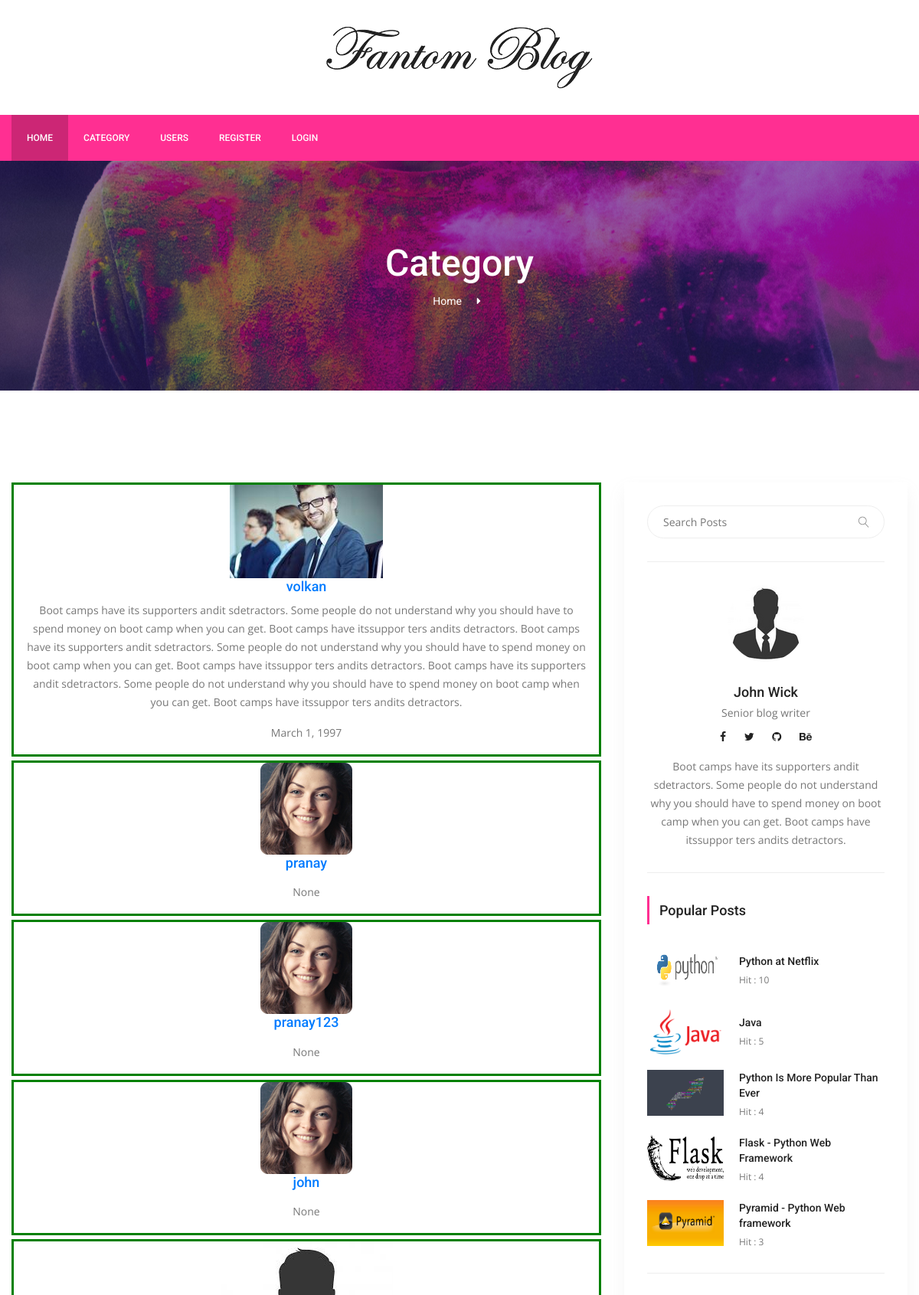
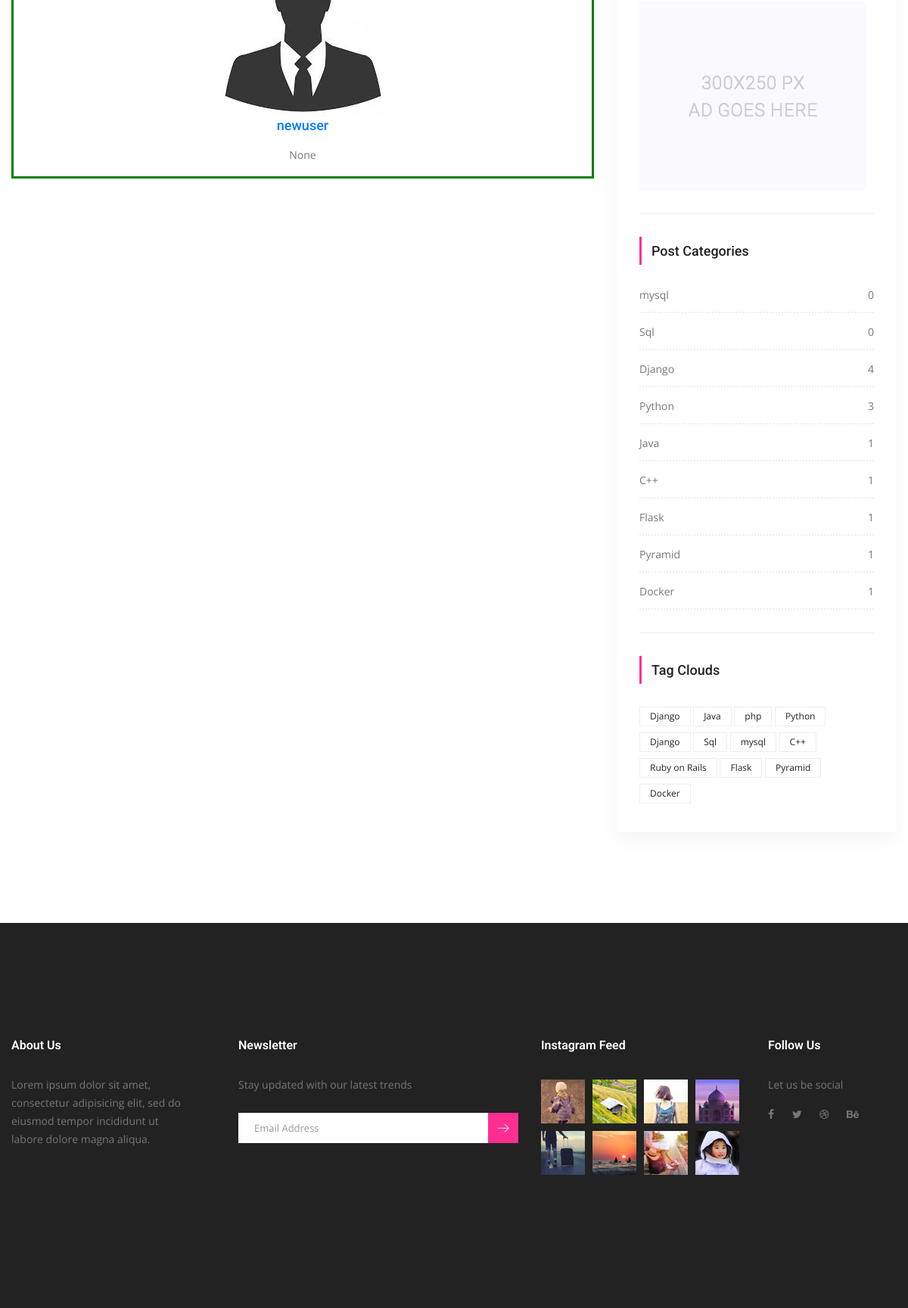
/users/, run on the app's committed database (2 pictures, top to bottom).
### users/models.py (models this page shows, shortened)
class UserProfile(models.Model):
    user = models.OneToOneField(settings.AUTH_USER_MODEL,on_delete=models.CASCADE)
    birth_day = models.DateField(null=True,blank=True)
    bio = models.TextField(max_length=1000,blank=True)
    image = models.ImageField(blank=True,null=True,default='users/newindex.png',upload_to='users')
    slug = models.SlugField(editable=False)

### posts/models.py (models this page shows, shortened)
class Post(models.Model):
    title = models.CharField(max_length=150)
    content = RichTextField()
    publishing_date = models.DateTimeField(auto_now_add=True)
    image = models.ImageField(blank=True,null=True,upload_to='uploads/')
    user = models.ForeignKey(settings.AUTH_USER_MODEL,on_delete=models.CASCADE)
    slug = models.SlugField(default="slug",editable=False)
    category = models.ForeignKey(Category,on_delete=models.CASCADE,default=1,related_name="posts")
    tag = models.ManyToManyField(Tag,related_name="posts",blank=True)
    slider_post = models.BooleanField(default=False)
    hit = models.PositiveIntegerField(default=0)

class Category(models.Model):
    title = models.CharField(max_length=150)
    slug = models.SlugField(editable=False)
    def post_count(self):
        return self.posts.all().count()

class Tag(models.Model):
    title = models.CharField(max_length=50)
    slug = models.SlugField(editable=False)
    def __str__(self):
        return self.title

### users/views.py (the view)
# urls.py: path('',UserListView.as_view(),name="user_list"),
class UserListView(ListView):
    template_name = 'users/user-list.html'
    model = UserProfile
    context_object_name = 'profiles'
    paginate_by = 5
    def get_context_data(self, **kwargs):
        context = super(UserListView, self).get_context_data(**kwargs)
        return context

### posts/templatetags/custom_tags.py (called while the page is built)
@register.simple_tag(name="categories")
def all_categories():
    return Category.objects.all()

@register.simple_tag(name="tags")
def all_tags():
    return Tag.objects.all()

@register.simple_tag(name="hit_posts")
def hit_posts():
    return Post.objects.order_by('-hit')[:5]

### templates/users/user-list.html (shortened to what this page needs)
{% extends 'base.html' %}
{% load static %}
{% block content %}
        <section class="banner_area">
            <div class="banner_inner d-flex align-items-center">
            	<div class="overlay bg-parallax" data-stellar-ratio="0.9" data-stellar-vertical-offset="0" data-background=""></div>
				<div class="container">
					<div class="banner_content text-center">
						<h2>Category</h2>
						<div class="page_link">
							<a href="{% url 'index' %}">Home</a>
						</div>
					</div>
				</div>
            </div>
        </section>
        <section class="blog_area p_120">
            <div class="container">
                <div class="row">
                    <div class="col-lg-8">
                        <div class="blog_left_sidebar" style="text-align:center">
							{% for profile in profiles %}
                            <div class="container" style="border-style:solid;border-width;2px;border-color:green;margin-bottom:5px">
                                <img src="{{ profile.image.url }}">
                                <a href="{% url 'users:user_posts' pk=profile.user.pk %}"> <h4>{{ profile.user.username }}</h4></a>
                                <p>{{ profile.bio }}</p>
                                <p>{{ profile.birth_day }}</p>
                            </div>
							{% endfor %}
                        </div>
                    </div>
                    {% include 'right_side.html' %}
                </div>
            </div>
        </section>
       {% endblock %}

### templates/right_side.html
{% load static %}
{% load custom_tags %}
<div class="col-lg-4">
                        <div class="blog_right_sidebar">
                            <aside class="single_sidebar_widget search_widget">
                                <form action="{% url 'search' %}" method="get">
                                <div class="input-group">
                                    <input type="text" class="form-control" placeholder="Search Posts" name="q">
                                    <span class="input-group-btn">
                                        <button class="btn btn-default" type="button"><i class="lnr lnr-magnifier"></i></button>
                                    </span>
                                </div></form>
                                <div class="br"></div>
                            </aside>
                            <aside class="single_sidebar_widget author_widget">
                                <img class="author_img rounded-circle" src="{% static 'img/blog/newindex.png' %}" alt="">
                                <h4>John Wick</h4>
                                <p>Senior blog writer</p>
                                <div class="social_icon">
                                    <a href="#"><i class="fa fa-facebook"></i></a>
                                    <a href="#"><i class="fa fa-twitter"></i></a>
                                    <a href="#"><i class="fa fa-github"></i></a>
                                    <a href="#"><i class="fa fa-behance"></i></a>
                                </div>
                                <p>Boot camps have its supporters andit sdetractors. Some people do not understand why you should have to spend money on boot camp when you can get. Boot camps have itssuppor ters andits detractors.</p>
                                <div class="br"></div>
                            </aside>
                            <aside class="single_sidebar_widget popular_post_widget">
                                <h3 class="widget_title">Popular Posts</h3>
                                {% hit_posts as posts %}
                                {% for post in posts %}
                                <div class="media post_item">
                                    <img src="{{ post.image.url }}" alt="post" style="width:100px;height:60px">
                                    <div class="media-body">
                                        <a href="{% url 'detail' post.pk post.slug %}"><h3>{{ post.title }}</h3></a>
                                        <p>Hit : {{ post.hit }}</p>
                                    </div>
                                </div>
                                {% endfor %}
                                <div class="br"></div>
                            </aside>
                            <aside class="single_sidebar_widget">
                                <a href="#"><img class="img-fluid" src="{% static "img/blog/add.jpg" %}" alt=""></a>
                                <div class="br"></div>
                            </aside>
                            <aside class="single_sidebar_widget post_category_widget">
                                <h4 class="widget_title">Post Categories</h4>
                                <ul class="list cat-list">
                                    {% categories as categories %}
                                    {% for category in categories %}
                                    <li>
                                        <a href="{% url 'category_detail' pk=category.id slug=category.slug %}" class="d-flex justify-content-between">
                                            <p>{{ category.title }}</p>
                                            <p>{{ category.post_count }}</p>
                                        </a>
                                    </li>
                                    {% endfor %}
                                </ul>
                                <div class="br"></div>
                            </aside>
                            <aside class="single-sidebar-widget tag_cloud_widget">
                                <h4 class="widget_title">Tag Clouds</h4>
                                <ul class="list">
                                    {% tags as labels %}
                                    {% for label in labels %}
                                    <li><a href="{% url 'tag_detail' label.slug %}">{{ label }}</a></li>
                                    {% endfor %}
                                </ul>
                            </aside>
                        </div>
                    </div>

### data on the page
UserProfile: image (picture), user.username "volkan", bio "Boot camps have its supporters andit sdetractors. Some people do not understand why you should have to spend money on boot camp when you can get. Boot camps have itssuppor ters andits detractors. Boot camps have its supporters andit sdetractors. Some people do not understand why you should have to spend money on boot camp when you can get. Boot camps have itssuppor ters andits detractors. Boot camps have its supporters andit sdetractors. Some people do not understand why you should have to spend money on boot camp when you can get. Boot camps have itssuppor ters andits detractors.", birth_day "March 1, 1997"
UserProfile: image (picture), user.username "pranay", birth_day "None"
UserProfile: image (picture), user.username "pranay123", birth_day "None"
UserProfile: image (picture), user.username "john", birth_day "None"
UserProfile: image (picture), user.username "newuser", birth_day "None"
Post: image (picture), title "Python at Netflix", hit "10"
Post: image (picture), title "Java", hit "5"
Post: image (picture), title "Python Is More Popular Than Ever", hit "4"
Post: image (picture), title "Flask - Python Web Framework", hit "4"
Post: image (picture), title "Pyramid - Python Web framework", hit "3"
Category: title "mysql", post_count "0"
Category: title "Sql", post_count "0"
Category: title "Django", post_count "4"
Category: title "Python", post_count "3"
Category: title "Java", post_count "1"
Category: title "C++", post_count "1"
Category: title "Flask", post_count "1"
Category: title "Pyramid", post_count "1"
Category: title "Docker", post_count "1"
Tag: title "Django"
Tag: title "Java"
Tag: title "php"
Tag: title "Python"
Tag: title "Django"
Tag: title "Sql"
Tag: title "mysql"
Tag: title "C++"
Tag: title "Ruby on Rails"
Tag: title "Flask"
Tag: title "Pyramid"
Tag: title "Docker"
